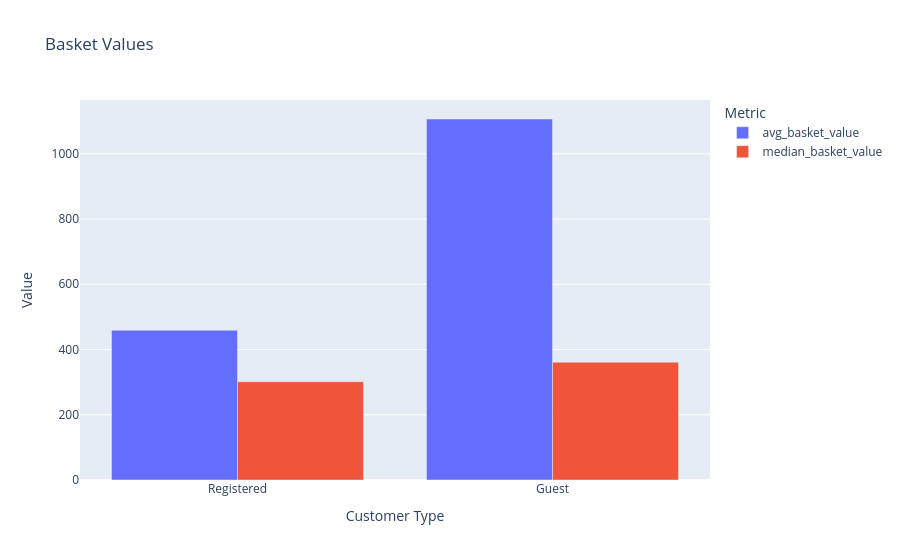

Here is the notebook cell this chart was saved with:
### Code cell
# Plottar korgvärden - registrerad vs gäst
fig_cgb = px.bar(customer_guest_basket,
       x='customer_type',
       y=['avg_basket_value','median_basket_value'],
       title='Basket Values',
       barmode='group')

fig_cgb.update_layout(
    xaxis_title='Customer Type',
    yaxis_title='Value',
    legend_title='Metric'
)

### Figure 1 — Plotly figure (JSON) as saved in the notebook; plotly's stock layout.template omitted (floating-point values rounded to 4 significant figures)
{"data": [{"alignmentgroup": "True", "hovertemplate": "variable=avg_basket_value<br>customer_type=%{x}<br>value=%{y}<extra></extra>", "legendgroup": "avg_basket_value", "marker": {"color": "#636efa", "pattern": {"shape": ""}}, "name": "avg_basket_value", "offsetgroup": "avg_basket_value", "orientation": "v", "showlegend": true, "textposition": "auto", "type": "bar", "x": ["Registered", "Guest"], "xaxis": "x", "y": [459.0, 1107.0], "yaxis": "y"}, {"alignmentgroup": "True", "hovertemplate": "variable=median_basket_value<br>customer_type=%{x}<br>value=%{y}<extra></extra>", "legendgroup": "median_basket_value", "marker": {"color": "#EF553B", "pattern": {"shape": ""}}, "name": "median_basket_value", "offsetgroup": "median_basket_value", "orientation": "v", "showlegend": true, "textposition": "auto", "type": "bar", "x": ["Registered", "Guest"], "xaxis": "x", "y": [301.3, 361.1], "yaxis": "y"}], "layout": {"barmode": "group", "legend": {"title": {"text": "Metric"}, "tracegroupgap": 0}, "title": {"text": "Basket Values"}, "xaxis": {"anchor": "y", "domain": [0, 1], "title": {"text": "Customer Type"}}, "yaxis": {"anchor": "x", "domain": [0, 1], "title": {"text": "Value"}}}}
